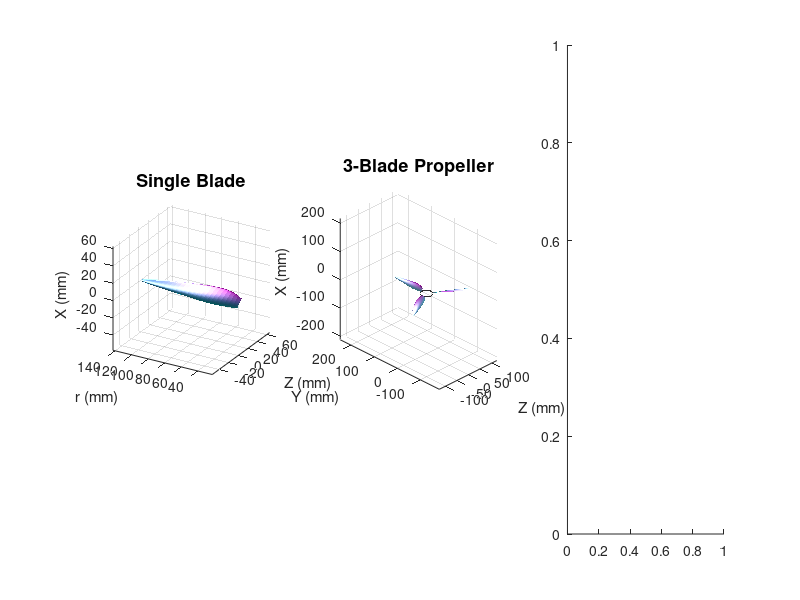

This chart was generated by the following MATLAB code: (Note: this script raises an error after producing the figure.)
%% 三维螺旋桨桨叶几何生成器
%  整合 CST翼型 + 展向样条 → 三维叶片表面 + STL/CSV导出
%
%  运行: 直接执行此脚本

clear; clc; close all;

%% ========== 桨叶参数定义 ==========
R = 0.15;      % 叶尖半径 m
Rhub = 0.02;   % 叶根半径 m
B = 3;         % 叶片数

% CST翼型系数 (低雷诺数翼型)
A_up = [0.18, 0.22, 0.18, 0.16, 0.12, 0.08];
A_lo = [-0.18, -0.06, -0.02, -0.01, 0.00, -0.01];

% 展向控制点
r_ctrl = [0.15, 0.25, 0.40, 0.55, 0.70, 0.85, 0.95];
chord_ctrl = [0.012, 0.020, 0.024, 0.022, 0.018, 0.012, 0.005];
twist_ctrl = [38, 30, 22, 16, 11, 7, 4];       % deg
sweep_ctrl = [0, 0, 0, 0.001, 0.002, 0.003, 0.004];  % m

%% ========== 展向插值 ==========
n_span = 25;
r_span = linspace(r_ctrl(1), r_ctrl(end), n_span);
chord_span = spline(r_ctrl, chord_ctrl, r_span);
twist_span = spline(r_ctrl, twist_ctrl, r_span);  % deg
sweep_span = spline(r_ctrl, sweep_ctrl, r_span);

%% ========== 生成三维表面 ==========
n_chord = 51;
n_total = 2*n_chord - 2;  % 闭合截面

X_surf = zeros(n_span, n_total);
Y_surf = zeros(n_span, n_total);
Z_surf = zeros(n_span, n_total);

psi = linspace(0, 1, n_chord);
C = psi.^0.5 .* (1-psi).^1.0;

% 计算CST翼型
n_up = length(A_up) - 1;
n_lo = length(A_lo) - 1;
S_up = zeros(size(psi)); S_lo = zeros(size(psi));
for k = 0:n_up
    S_up = S_up + A_up(k+1) * nchoosek(n_up,k) .* psi.^k .* (1-psi).^(n_up-k);
end
for k = 0:n_lo
    S_lo = S_lo + A_lo(k+1) * nchoosek(n_lo,k) .* psi.^k .* (1-psi).^(n_lo-k);
end
dz_te = 0.001;
yu = C .* S_up + psi * dz_te;
yl = C .* S_lo - psi * dz_te;

% 闭合截面坐标 (上→下)
x_sec = [psi, fliplr(psi(2:end-1))];
y_sec = [yu, fliplr(yl(2:end-1))];

for i = 1:n_span
    r = r_span(i) * R;
    c = chord_span(i);
    tw = deg2rad(twist_span(i));
    sw = sweep_span(i);
    pa = 0.25;  % 变距轴

    % 缩放
    xs = x_sec * c;
    ys = y_sec * c;

    % 平移变距轴到原点
    xs = xs - pa * c;

    % 扭转旋转
    x_rot = xs * cos(tw) - ys * sin(tw);
    y_rot = xs * sin(tw) + ys * cos(tw);

    % 三维坐标
    X_surf(i, :) = y_rot;       % 轴向
    Y_surf(i, :) = r;           % 展向(径向)
    Z_surf(i, :) = x_rot + sw;  % 弦向 + 后掠
end

%% ========== 多叶片 ==========
figure('Position', [50 50 1600 700]);

% --- 单叶片 ---
subplot(1,3,1);
surf(Z_surf*1000, Y_surf*1000, X_surf*1000, ...
     'FaceColor', 'interp', 'EdgeColor', [0.5 0.5 0.5], 'EdgeAlpha', 0.2);
colormap(cool);
xlabel('Z (mm)'); ylabel('r (mm)'); zlabel('X (mm)');
title('Single Blade', 'FontSize', 13, 'FontWeight', 'bold');
axis equal; grid on; view([-60 25]);
light('Position', [1 1 1]);

% --- 全桨 ---
subplot(1,3,2);
hold on;
cmaps = {cool, autumn, winter};
for b = 1:B
    angle = 2*pi*(b-1)/B;
    Y_rot = Y_surf*cos(angle) - Z_surf*sin(angle);
    Z_rot = Y_surf*sin(angle) + Z_surf*cos(angle);
    surf(Z_rot*1000, Y_rot*1000, X_surf*1000, ...
         'FaceAlpha', 0.8, 'EdgeColor', 'none');
end
% 桨毂
[th_h, z_h] = meshgrid(linspace(0,2*pi,30), [-2 2]);
x_h = Rhub*1000*cos(th_h);
y_h = Rhub*1000*sin(th_h);
surf(x_h, y_h, z_h, 'FaceColor', [0.5 0.5 0.5], 'EdgeColor', 'none');
xlabel('Z (mm)'); ylabel('Y (mm)'); zlabel('X (mm)');
title(sprintf('%d-Blade Propeller', B), 'FontSize', 13, 'FontWeight', 'bold');
axis equal; grid on; view([-45 30]);
light('Position', [1 1 1]); lighting gouraud;

% --- 展向分布 ---
subplot(1,3,3);
yyaxis left;
plot(r_span, chord_span*1000, 'b-', 'LineWidth', 2.5); hold on;
plot(r_ctrl, chord_ctrl*1000, 'b^', 'MarkerSize', 10, 'LineWidth', 2);
ylabel('Chord (mm)');
yyaxis right;
plot(r_span, twist_span, 'r-', 'LineWidth', 2.5);
plot(r_ctrl, twist_ctrl, 'rv', 'MarkerSize', 10, 'LineWidth', 2);
ylabel('Twist (deg)');
xlabel('r/R'); grid on;
title('Spanwise Distributions', 'FontSize', 13, 'FontWeight', 'bold');
legend('Chord', 'Ctrl (chord)', 'Twist', 'Ctrl (twist)', 'Location', 'best');

sgtitle('3D Propeller Blade Generator', 'FontSize', 15, 'FontWeight', 'bold');

%% ========== 导出CSV ==========
fid = fopen('/home/claude/parametric_codes/matlab/blade_surface.csv', 'w');
fprintf(fid, 'X,Y,Z,Section\n');
for i = 1:n_span
    for j = 1:n_total
        fprintf(fid, '%.6f,%.6f,%.6f,%d\n', X_surf(i,j), Y_surf(i,j), Z_surf(i,j), i);
    end
end
fclose(fid);
fprintf('Blade surface exported to blade_surface.csv\n');

%% ========== 截面曲线叠图 ==========
figure('Position', [200 200 600 500]);
n_show = 8;
indices = round(linspace(1, n_span, n_show));
for idx = indices
    c = chord_span(idx) * 1000;  % mm
    offset = r_span(idx) * R * 1000 * 0.15;
    fill([psi*c, fliplr(psi*c)], [yu*c+offset, fliplr(yl*c+offset)], ...
         [0.7 0.85 1], 'FaceAlpha', 0.3, 'EdgeColor', 'b');
    hold on;
    text(c+0.5, offset, sprintf('r/R=%.2f\nc=%.1fmm', r_span(idx), c), ...
         'FontSize', 7);
end
axis equal; grid on;
title('Stacked Airfoil Sections', 'FontSize', 13, 'FontWeight', 'bold');
xlabel('Chord (mm)');
